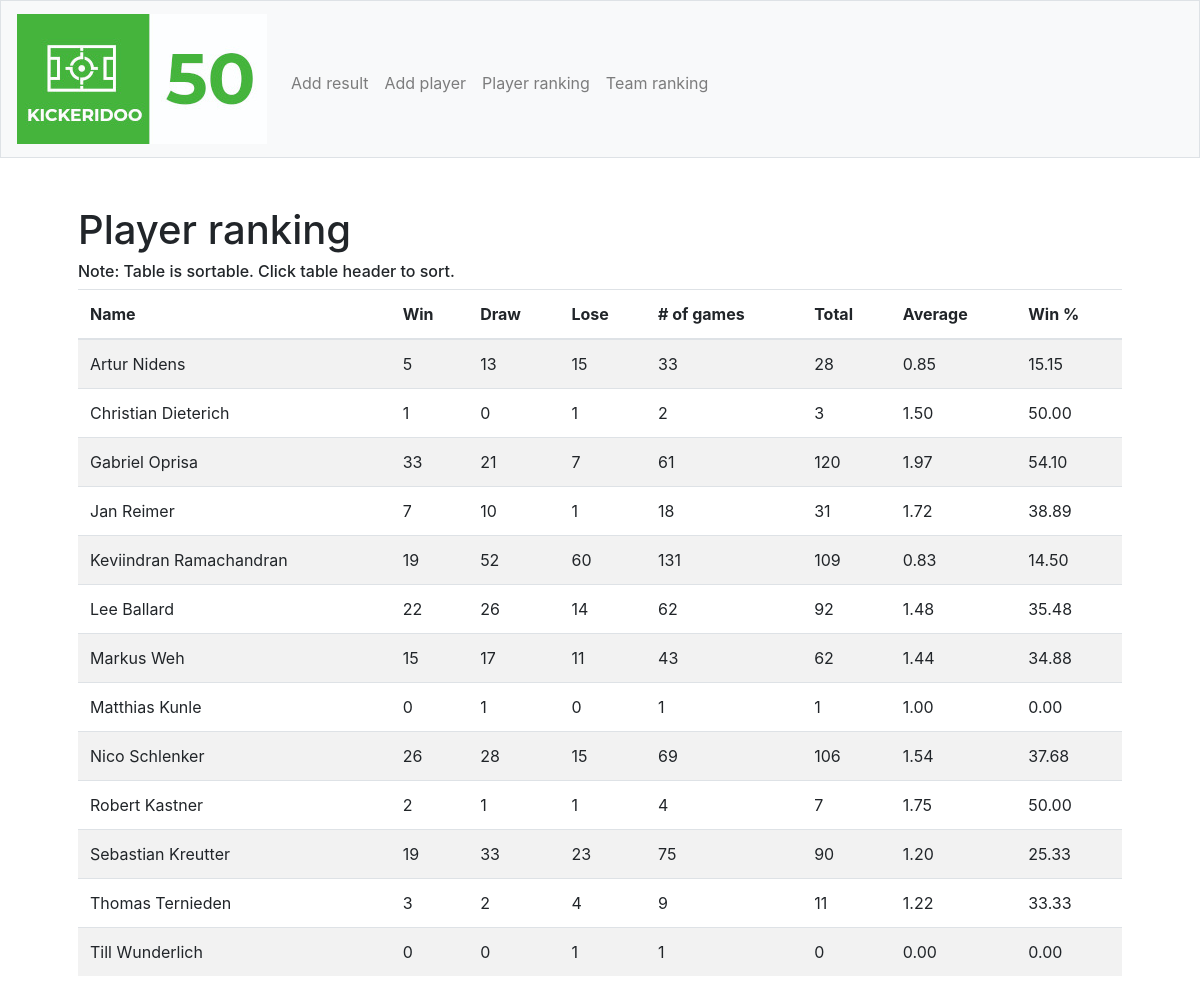
The app's page /player-ranking, older data.
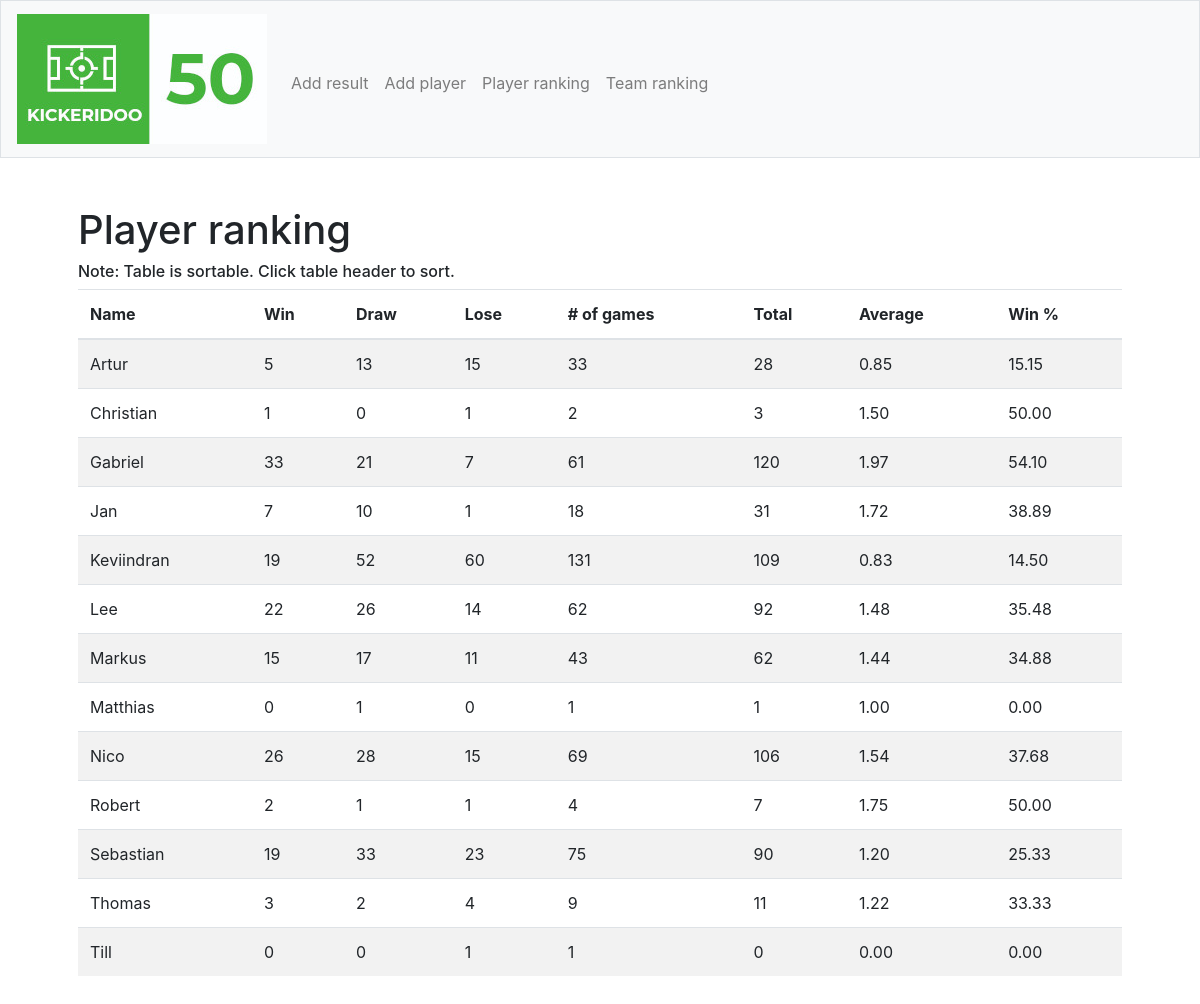
The same page, newer data.
### tables this page shows
CREATE TABLE "players" (
	"id"	INTEGER PRIMARY KEY AUTOINCREMENT,
	"name"	TEXT,
	"w"	INTEGER DEFAULT 0,
	"d"	INTEGER DEFAULT 0,
	"l"	INTEGER DEFAULT 0
);

### application.py (the view)
@app.route("/player-ranking")
def player_ranking():
    players = db.execute("SELECT * FROM players ORDER BY name ASC")
    return render_template("player-ranking.html", players=players)

### templates/player-ranking.html (shortened to what this page needs)
{% extends "layout.html" %}
{% block main %}
    <h1>Player ranking</h1>
    <h6>Note: Table is sortable. Click table header to sort.</h6>
    <table class="table table-striped sortable">
        <thead>
            <tr>
                <th>Name</th>
                <th>Win</th>
                <th>Draw</th>
                <th>Lose</th>
                <th># of games</th>
                <th>Total</th>
                <th>Average</th>
                <th>Win %</th>
            </tr>
        </thead>
        <tbody>
            {% for player in players %}
            <tr>
                <td>{{ player.name }}</td>
                <td>{{ player.w }}</td>
                <td>{{ player.d }}</td>
                <td>{{ player.l }}</td>
                <td>{{ player.w + player.d + player.l }}</td>
                <td>{{ ((player.w * 3) + (player.d * 1)) }}</td>
                <td>{% if player.w + player.d + player.l != 0 %}
                    {{'%0.2f' | format(((player.w * 3) + (player.d * 1)) / (player.w + player.d + player.l)|float) }}
                    {% else %}
                    {{ 0 }}
                    {% endif %}
                </td>
                <td>
                    {% if player.w + player.d + player.l != 0 %}
                    {{'%0.2f' | format((player.w / (player.w + player.d + player.l)) * 100|float) }}
                    {% else %}
                    {{ 0 }}
                    {% endif %}
                </td>
            </tr>
            {% endfor %}
        </tbody>
    </table>
{% endblock %}

### templates/layout.html (shortened to what this page needs)
<!DOCTYPE html>
<html lang="en">
    <head>
        <link rel="stylesheet" href="https://stackpath.bootstrapcdn.com/bootstrap/4.5.0/css/bootstrap.min.css">
        <link href="/static/styles.css" rel="stylesheet">
    </head>
    <body>
        <nav class="navbar navbar-expand-md navbar-light bg-light border">
            <a class="navbar-brand" href="/"><img src="/static/logo_new_small.jpg"></a>
            <div class="collapse navbar-collapse" id="navbar">
                <ul class="navbar-nav mr-auto mt-2">
                    <li class="nav-item"><a class="nav-link" href="/add-result">Add result</a></li>
                    <li class="nav-item"><a class="nav-link" href="/add-player">Add player</a></li>
                    <li class="nav-item"><a class="nav-link" href="/player-ranking">Player ranking</a></li>
                    <li class="nav-item"><a class="nav-link" href="/team-ranking">Team ranking</a></li>
                </ul>
            </div>
        </nav>
        <main class="container p-5">
            {% block main %}{% endblock %}
        </main>
    </body>
</html>

### static/styles.css (style rules this page uses)
nav .navbar-brand { font-size: xx-large; }
main { overflow-x: auto; }

Row changes from the older to the newer data that the page shows:
changed players: name "Artur Nidens" → "Artur"
changed players: name "Christian Dieterich" → "Christian"
changed players: name "Gabriel Oprisa" → "Gabriel"
changed players: name "Jan Reimer" → "Jan"
changed players: name "Keviindran Ramachandran" → "Keviindran"
changed players: name "Lee Ballard" → "Lee"
changed players: name "Markus Weh" → "Markus"
changed players: name "Matthias Kunle" → "Matthias"
changed players: name "Nico Schlenker" → "Nico"
changed players: name "Robert Kastner" → "Robert"
changed players: name "Sebastian Kreutter" → "Sebastian"
changed players: name "Thomas Ternieden" → "Thomas"
changed players: name "Till Wunderlich" → "Till"
